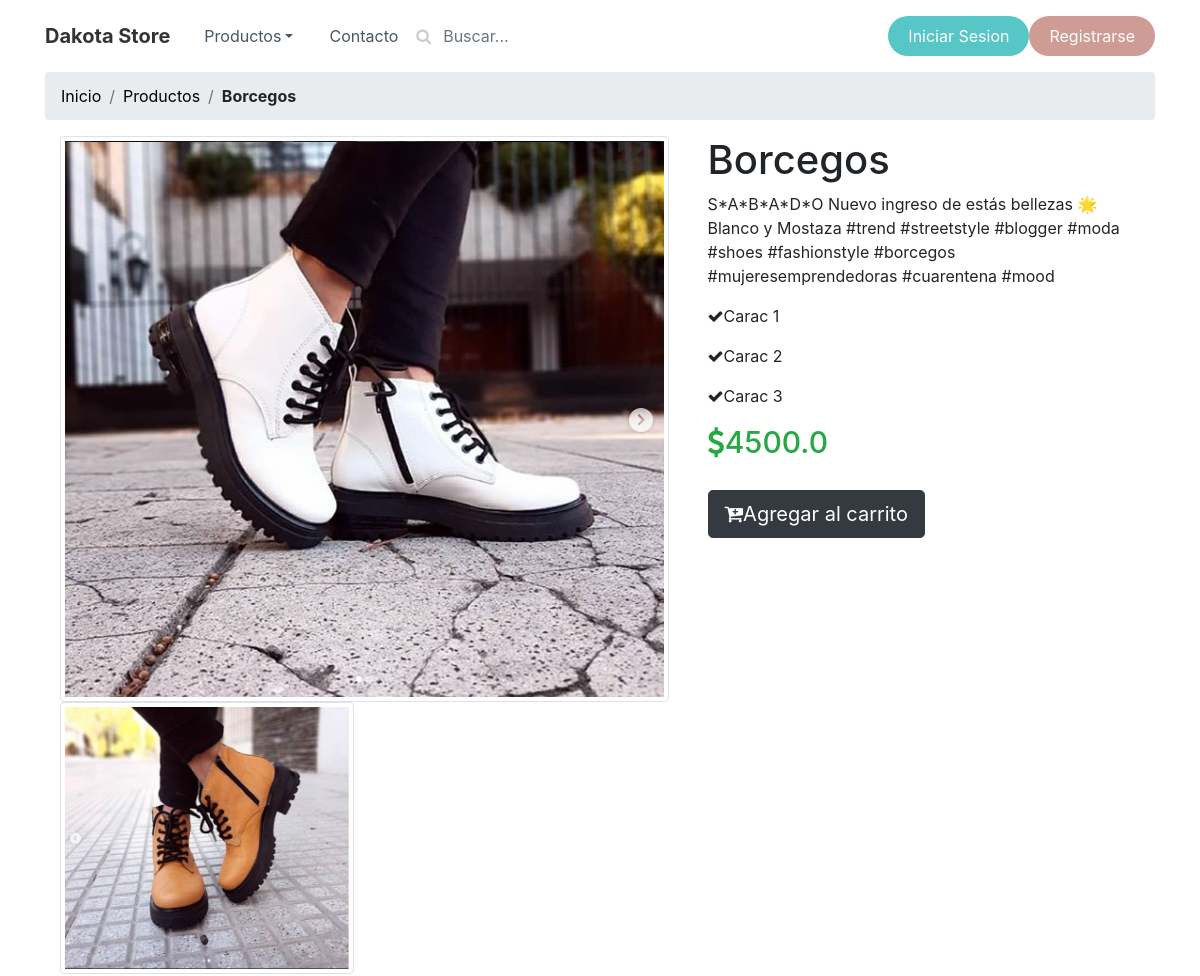
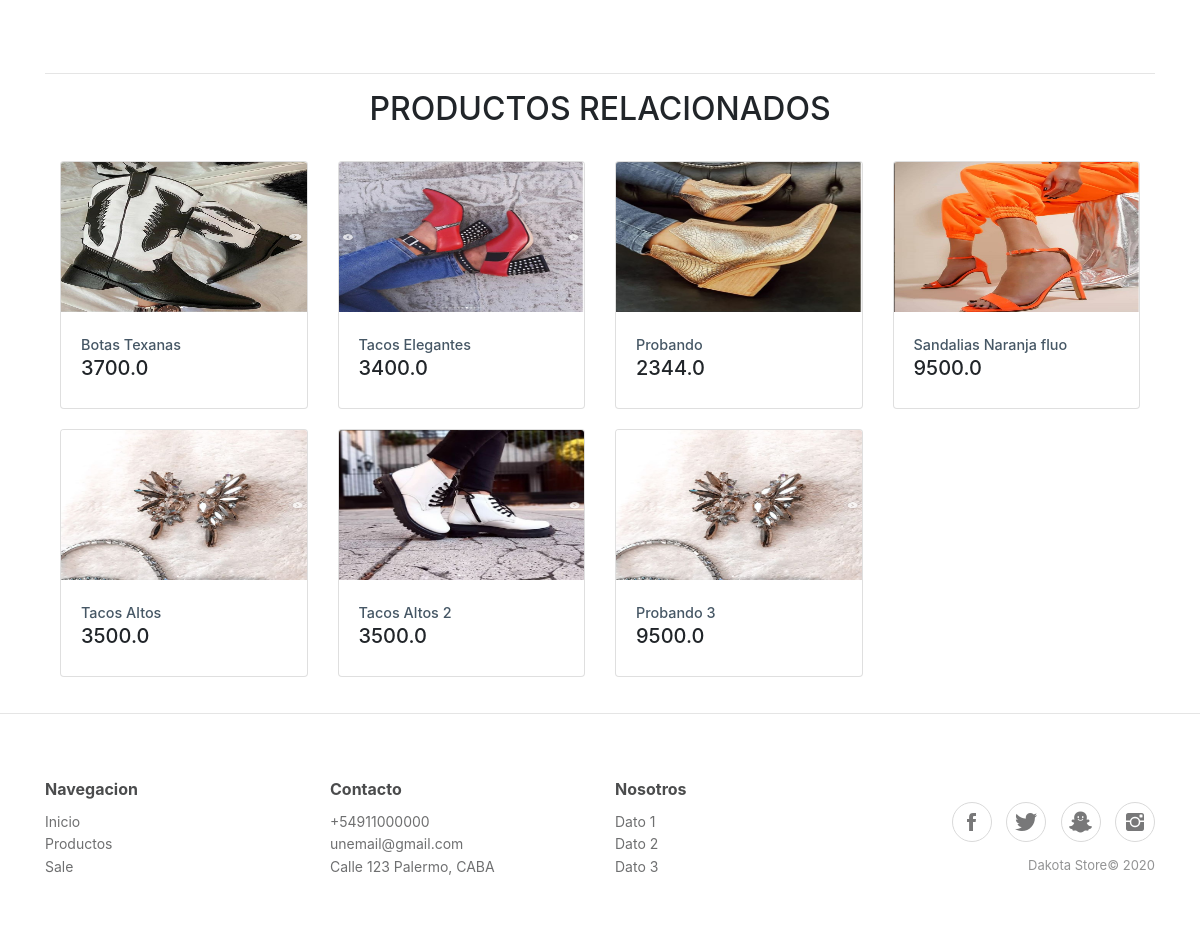
The page /producto/borcegos/ on the database its author committed (2 pictures, top to bottom).
### productos/models.py (models this page shows, shortened)
class Producto(models.Model):
    nombre = models.CharField(max_length=60, unique=True)
    precio = models.FloatField()
    stock = models.IntegerField(blank=True, null=True)
    color = models.CharField(max_length=15, blank=True, null=True)
    imagen = models.ImageField()
    slug = models.SlugField(blank=True, null=True)
    talles = models.CharField(max_length=3)
    categoria = models.CharField(choices=[('C', 'Carteras'), ('Z', 'Zapatos'), ('J', 'Jeans'), (
        'ZA', 'Zapatillas'), ('V', 'Vestidos'), ('A', 'Accesorios'), ('B', 'Botas')], max_length=15, null=True, blank=True)
    descripcion = models.TextField(blank=True, null=True, max_length=256)
    imagen2 = models.ImageField(blank=True, null=True)
    imagen3 = models.ImageField(blank=True, null=True)
    imagen4 = models.ImageField(blank=True, null=True)
    imagen5 = models.ImageField(blank=True, null=True)
    caracteristica1 = models.CharField(blank=True, null=True, max_length=30)
    caracteristica2 = models.CharField(blank=True, null=True, max_length=30)
    caracteristica3 = models.CharField(blank=True, null=True, max_length=30)
    caracteristica4 = models.CharField(blank=True, null=True, max_length=30)

### productos/views.py (the view)
class ProductoDetailView(generic.DetailView):
    model = models.Producto
    template_name = 'productos/detail.html'
    def get_context_data(self, **kwargs):
        context = super().get_context_data(**kwargs)
        product = get_object_or_404(
            models.Producto, slug=self.kwargs.get('slug'))
        qs = models.Producto.objects.filter(
            categoria=product.categoria).exclude(slug=product.slug)
        context['related'] = qs
        return context

### productos/templates/productos/detail.html (shortened to what this page needs)
{% extends 'header.html' %}
{% block body_block %}
<div class="container">
    <ol class="breadcrumb">
        <li class="breadcrumb-item"><a href="{% url 'productos:index'%}" style="color: black;"><span>Inicio</span></a>
        </li>
        <li class="breadcrumb-item"><a href="#" style="color: black;"><span>Productos</span></a></li>
        <li class="breadcrumb-item"><strong><span>{{producto.nombre}}</span></strong></li>
    </ol>
    <div class="container" style="margin-bottom: 75px;">
        <div class="row">
            <div class="col-md-7">
                <div class="row">
                    <div class="col-md-12"><img class="img-thumbnail img-fluid center-block"
                            src="{{ producto.imagen.url }}" style="height: auto; width: auto;"></div>
                </div>
                <div class="row">
                    {% if producto.imagen2 %}
                    <div class="col-6 col-sm-6 col-md-6"><img class="img-thumbnail img-fluid center-block"
                            src="{{ producto.imagen2.url }}"></div>
                    {% endif %}
                </div>
            </div>
            <div class="col-md-5">
                <h1>{{producto.nombre}}</h1>
                <p>{{producto.descripcion}}</p>
                {% if producto.caracteristica1 %}
                <p><i class="fa fa-check"></i>Carac 1</p>
                {% endif %}
                {% if producto.caracteristica2 %}
                <p><i class="fa fa-check"></i>Carac 2</p>
                {% endif %}
                {% if producto.caracteristica3 %}
                <p><i class="fa fa-check"></i>Carac 3</p>
                {% endif %}
                <h4 class="text-success" style="height:58px;color:rgb(0,0,0);font-size:30px;"><i class="fa fa-usd"
                        style="height:38px;"></i>{{producto.precio}}</h4><button
                    class="btn btn-dark btn-lg center-block" type="button"><i class="fa fa-cart-plus"></i>Agregar al
                    carrito</button>
            </div>
        </div>
    </div>
    <hr>
    <div class="container">
        <h2 class="text-center">PRODUCTOS RELACIONADOS</h2><br>
        <div class="row">
            {% for r in related %}
            <div class="col-md-3" style="padding-bottom: 20px;">
                <div class="card"><a href="{% url 'productos:producto_detail' slug=r.slug %}"><img
                            class="card-img-top w-100 d-block" src="{{ r.imagen.url }}"
                            style="width: auto; height: 150px;" /></a>
                    <div class="card-body"><a href="{% url 'productos:producto_detail' slug=r.slug %}"
                            style="color: #465765; font-weight: 500; font-size: 0.90rem;"><span>{{r.nombre}}</span></a>
                        <h5>{{r.precio}}</h5>
                    </div>
                </div>
            </div>
            {% endfor %}
        </div>
    </div>
</div>
<hr>
{% include 'footer.html' %}
{% endblock %}

### rows shown on the page
Producto: nombre "Borcegos", imagen (picture), imagen2 (picture), descripcion "S*A*B*A*D*O Nuevo ingreso de estás bellezas 🌟 Blanco y Mostaza #trend #streetstyle #blogger #moda #shoes #fashionstyle #borcegos #mujeresemprendedoras #cuarentena #mood", precio "4500.0"
Producto: imagen (picture), nombre "Botas Texanas", precio "3700.0"
Producto: imagen (picture), nombre "Tacos Elegantes", precio "3400.0"
Producto: imagen (picture), nombre "Probando", precio "2344.0"
Producto: imagen (picture), nombre "Sandalias Naranja fluo", precio "9500.0"
Producto: imagen (picture), nombre "Tacos Altos", precio "3500.0"
Producto: imagen (picture), nombre "Tacos Altos 2", precio "3500.0"
Producto: imagen (picture), nombre "Probando 3", precio "9500.0"
